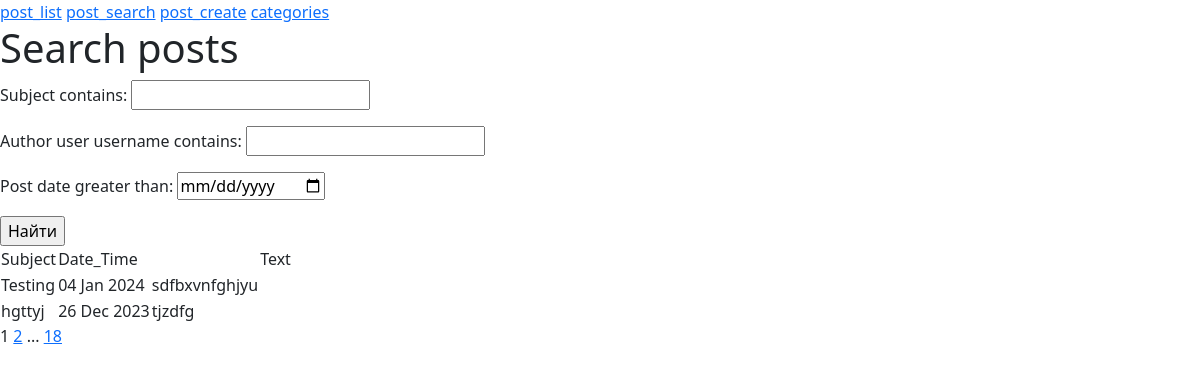
/news/search, run on the app's committed database.
### News/models.py (models this page shows, shortened)
class Reaction():
    def __init__(self):
        pass

class Post(models.Model, Reaction):
    article = 'AR'
    news = 'NW'
    TYPES = [
        (article, 'article'),
        (news, 'news')
    ]
    author = models.ForeignKey(Author, on_delete=models.CASCADE)
    category = models.ManyToManyField(Category, through='PostCategory')
    type = models.CharField(choices=TYPES, default=news, max_length=2)
    date_time = models.DateTimeField(auto_now_add=True)
    subject = models.CharField(max_length=100)
    text = models.TextField()
    rating = models.IntegerField(default=0)

### News/views.py (the view)
# urls.py: path('search', PostSearch.as_view(), name='post_search'),
class PostSearch(ListView):
    model = Post
    ordering = '-date_time'
    template_name = 'PostSearch.html'
    context_object_name = 'posts'
    paginate_by = 2
    def get_queryset(self):
        queryset = super().get_queryset()
        self.filterset = PostFilter(self.request.GET, queryset)
        return self.filterset.qs
    def get_context_data(self, **kwargs):
        context = super().get_context_data(**kwargs)
        context['filterset'] = self.filterset
        return context

### News/templatetags/custom_tags.py (called while the page is built)
@register.simple_tag(takes_context=True)
def url_replace(context, **kwargs):
    d = context['request'].GET.copy()
    for k, v in kwargs.items():
       d[k] = v
    return d.urlencode()

### templates/PostSearch.html (shortened to what this page needs)
{% extends 'flatpages/default.html' %}
{% load custom_tags %}
{% block content %}
<h1>Search posts</h1>
       <form action="" method="get">
           {{ filterset.form.as_p }}
           <input type="submit" value="Найти" />
       </form>
    {% if posts %}
        <table>
            <tr>
                <td>Subject</td>
                <td>Date_Time<td>
                <td>Text</td>
            </tr>
            {% for post in posts %}
                <tr>
                    <td>{{post.subject}}</td>
                    <td>{{post.date_time | date:'d M Y'}}</td>
                    <td>{{post.text | truncatechars:20}}</td>
                </tr>
            {% endfor %}
        </table>
    {% endif %}
   {{ page_obj.number }}
   {% if page_obj.has_next %}
       <a href="?{% url_replace page=page_obj.next_page_number %}">{{ page_obj.next_page_number }}</a>
       {% if paginator.num_pages != page_obj.next_page_number %}
           ...
           <a href="?{% url_replace page=page_obj.paginator.num_pages %}">{{ page_obj.paginator.num_pages }}</a>
       {% endif %}
   {% endif %}
{% endblock content %}

### data on the page
Post: subject "Testing", date_time "04 Jan 2024", text "sdfbxvnfghjyu"
Post: subject "hgttyj", date_time "26 Dec 2023", text "tjzdfg"

### other printed values
{{ page_obj.number }} "1"
{{ page_obj.next_page_number }} "2"
{{ page_obj.paginator.num_pages }} "18"
